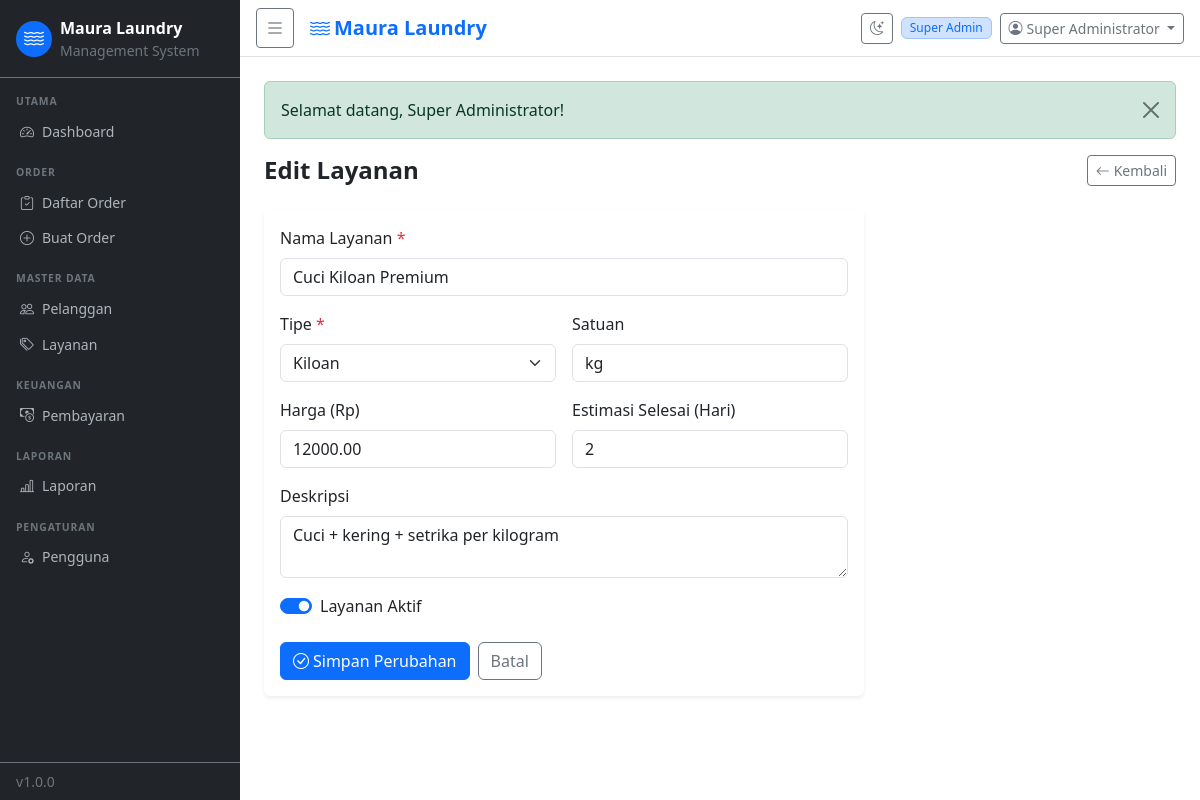
The page /pages/services/edit.php?id=2 (signed in) on the database its author committed.
### tables this page shows
CREATE TABLE `users` (
  `id` int(11) NOT NULL AUTO_INCREMENT,
  `role_id` int(11) NOT NULL,
  `name` varchar(100) NOT NULL,
  `username` varchar(50) NOT NULL,
  `email` varchar(150) NOT NULL,
  `phone` varchar(20) DEFAULT NULL,
  `password` varchar(255) NOT NULL,
  `email_verified` tinyint(1) NOT NULL DEFAULT 0,
  `email_token` varchar(100) DEFAULT NULL,
  `reset_token` varchar(100) DEFAULT NULL,
  `reset_expires` datetime DEFAULT NULL,
  `is_active` tinyint(1) NOT NULL DEFAULT 1,
  `created_at` datetime DEFAULT CURRENT_TIMESTAMP,
  PRIMARY KEY (`id`),
  UNIQUE KEY `username` (`username`),
  UNIQUE KEY `email` (`email`),
  KEY `role_id` (`role_id`),
  CONSTRAINT `u_role` FOREIGN KEY (`role_id`) REFERENCES `roles` (`id`)
);

CREATE TABLE `roles` (
  `id` int(11) NOT NULL AUTO_INCREMENT,
  `name` varchar(50) NOT NULL,
  `description` varchar(255) DEFAULT NULL,
  `created_at` datetime DEFAULT CURRENT_TIMESTAMP,
  PRIMARY KEY (`id`),
  UNIQUE KEY `name` (`name`)
);

CREATE TABLE `services` (
  `id` int(11) NOT NULL AUTO_INCREMENT,
  `name` varchar(100) NOT NULL,
  `type` enum('kiloan','satuan','express') NOT NULL,
  `price` decimal(10,2) NOT NULL,
  `unit` varchar(20) NOT NULL DEFAULT 'kg',
  `duration_days` int(11) NOT NULL DEFAULT 3,
  `description` text DEFAULT NULL,
  `is_active` tinyint(1) NOT NULL DEFAULT 1,
  `created_at` datetime DEFAULT CURRENT_TIMESTAMP,
  PRIMARY KEY (`id`)
);

### includes/auth.php (called while the page is built, shortened)
<?php
function is_logged_in(): bool {
    return !empty($_SESSION['user_id']);
}
function current_user(): ?array {
    static $user = null;
    if ($user === null) {
        $db   = db();
        $stmt = $db->prepare(
            "SELECT u.*, r.name AS role_name FROM users u
             JOIN roles r ON r.id = u.role_id
             WHERE u.id = ? AND u.is_active = 1"
        );
        $stmt->bind_param('i', $_SESSION['user_id']);
        $stmt->execute();
        $user = $stmt->get_result()->fetch_assoc();
    }
    return $user;
}
function user_permissions(): array {
    static $perms = null;
    if ($perms !== null) return $perms;
    $user = current_user();
    $db   = db();
    $stmt = $db->prepare(
        "SELECT p.name FROM permissions p
         JOIN role_permissions rp ON rp.permission_id = p.id
         WHERE rp.role_id = ?"
    );
    $stmt->bind_param('i', $user['role_id']);
    $stmt->execute();
    $result = $stmt->get_result();
    $perms  = [];
    while ($row = $result->fetch_assoc()) {
        $perms[] = $row['name'];
    }
    return $perms;
}
function can(string $permission): bool {
    return in_array($permission, user_permissions(), true);
}
function require_permission(string $permission): void {
    if (!can($permission)) {
        flash('error', 'Anda tidak memiliki akses ke halaman ini.');
        redirect(APP_URL . '/pages/dashboard.php');
    }
}

### includes/functions.php (called while the page is built, shortened)
<?php
function get_flash(): ?array {
    $f = $_SESSION['flash'] ?? null;
    return $f;
}
function h(string $s): string {
    return htmlspecialchars($s, ENT_QUOTES, 'UTF-8');
}

### pages/services/edit.php (the view, shortened to what this page needs)
<?php
require_once __DIR__ . '/../../../includes/functions.php';
require_once __DIR__ . '/../../../includes/auth.php';
require_permission('services.edit');
$db = db(); $id = (int)($_GET['id'] ?? 0); $errors = [];
$stmt = $db->prepare("SELECT * FROM services WHERE id = ?");
$stmt->bind_param('i', $id); $stmt->execute();
$svc = $stmt->get_result()->fetch_assoc(); $stmt->close();
require_once __DIR__ . '/../../includes/header.php';
?>
<div class="d-flex justify-content-between align-items-center mb-4">
  <h4 class="fw-bold mb-0">Edit Layanan</h4>
  <a href="<?= APP_URL ?>/pages/services/index.php" class="btn btn-outline-secondary btn-sm"><i class="bi bi-arrow-left me-1"></i>Kembali</a>
</div>
<div class="card border-0 shadow-sm" style="max-width:600px">
  <div class="card-body">
    <form method="POST" novalidate>
      <div class="mb-3">
        <label class="form-label">Nama Layanan <span class="text-danger">*</span></label>
        <input type="text" name="name" class="form-control" value="<?= h($svc['name']) ?>" required autofocus>
      </div>
      <div class="row g-3 mb-3">
        <div class="col-md-6">
          <label class="form-label">Tipe <span class="text-danger">*</span></label>
          <select name="type" class="form-select" required>
            <?php foreach (['kiloan','satuan','express'] as $t): ?>
              <option value="<?= $t ?>" <?= $svc['type']===$t?'selected':'' ?>><?= ucfirst($t) ?></option>
            <?php endforeach; ?>
          </select>
        </div>
        <div class="col-md-6">
          <label class="form-label">Satuan</label>
          <input type="text" name="unit" class="form-control" value="<?= h($svc['unit']) ?>">
        </div>
      </div>
      <div class="row g-3 mb-3">
        <div class="col-md-6">
          <label class="form-label">Harga (Rp)</label>
          <input type="number" name="price" class="form-control" min="0" step="500" value="<?= h($svc['price']) ?>">
        </div>
        <div class="col-md-6">
          <label class="form-label">Estimasi Selesai (Hari)</label>
          <input type="number" name="duration_days" class="form-control" min="1" value="<?= h($svc['duration_days']) ?>">
        </div>
      </div>
      <div class="mb-3">
        <label class="form-label">Deskripsi</label>
        <textarea name="description" class="form-control" rows="2"><?= h($svc['description'] ?? '') ?></textarea>
      </div>
      <div class="mb-4">
        <div class="form-check form-switch">
          <input class="form-check-input" type="checkbox" name="is_active" id="isActive" <?= $svc['is_active'] ? 'checked' : '' ?>>
          <label class="form-check-label" for="isActive">Layanan Aktif</label>
        </div>
      </div>
      <div class="d-flex gap-2">
        <button type="submit" class="btn btn-primary"><i class="bi bi-check-circle me-1"></i>Simpan Perubahan</button>
        <a href="<?= APP_URL ?>/pages/services/index.php" class="btn btn-outline-secondary">Batal</a>
      </div>
    </form>
  </div>
</div>
<?php require_once __DIR__ . '/../../includes/footer.php'; ?>

### includes/header.php (shortened to what this page needs)
<?php
$user  = current_user();
$flash = get_flash();
?>
<!DOCTYPE html>
<html lang="id">
<head>
  <link rel="stylesheet" href="https://cdn.jsdelivr.net/npm/bootstrap@5.3.8/dist/css/bootstrap.min.css">
  <link rel="stylesheet" href="https://cdn.jsdelivr.net/npm/bootstrap-icons@1.13.2/font/bootstrap-icons.min.css">
  <link rel="stylesheet" href="<?= APP_URL ?>/assets/css/style.css">
</head>
<body>
<div class="wrapper d-flex">
  <?php require_once __DIR__ . '/sidebar.php'; ?>
  <div class="main-content flex-grow-1">
    <nav class="navbar navbar-expand-lg navbar-light bg-white border-bottom px-3 py-2">
      <button class="btn btn-sm btn-outline-secondary me-3" id="sidebarToggle">
        <i class="bi bi-list fs-5"></i>
      </button>
      <span class="navbar-brand mb-0 fw-semibold text-primary">
        <i class="bi bi-water me-1"></i><?= APP_NAME ?>
      </span>
      <div class="ms-auto d-flex align-items-center gap-2">
        <button class="btn btn-sm btn-outline-secondary" id="darkToggle" title="Toggle tema">
          <i class="bi bi-moon-stars"></i>
        </button>
        <span class="badge bg-primary-subtle text-primary border border-primary-subtle">
          <?= h($user['role_name'] ?? '') ?>
        </span>
        <div class="dropdown">
          <button class="btn btn-sm btn-outline-secondary dropdown-toggle" data-bs-toggle="dropdown">
            <i class="bi bi-person-circle me-1"></i><?= h($user['name'] ?? '') ?>
          </button>
        </div>
      </div>
    </nav>
    <div class="p-4">
      <?php if ($flash): ?>
        <div class="alert alert-<?= $flash['type'] === 'error' ? 'danger' : h($flash['type']) ?> alert-dismissible fade show" role="alert">
          <?= h($flash['message']) ?>
          <button type="button" class="btn-close" data-bs-dismiss="alert"></button>
        </div>
      <?php endif; ?>

### assets/css/style.css (style rules this page uses)
:root { --sidebar-width: 240px; --sidebar-collapsed: 60px; --primary: #0d6efd; --page-bg: #f8f9fa; --card-bg: #ffffff; --text-primary: #212529; --border-color: #dee2e6; }
.wrapper { min-height: 100vh; }
.main-content { min-width: 0; }
.badge { font-size: .75em; font-weight: 500; }

### rows shown on the page
users: role.name "Super Admin", name "Super Administrator"
services: name "Cuci Kiloan Premium", type "Kiloan", unit "kg", price "12000.00", duration_days "2", description "Cuci + kering + setrika per kilogram", is_active "☑"

### other values the page prints
$label "Dashboard Daftar Order Buat Order Pelanggan Layanan Pembayaran Laporan Pengguna"
APP_VERSION "1.0.0"
APP_NAME "Maura Laundry"
$flash['message'] "Selamat datang, Super Administrator!"
